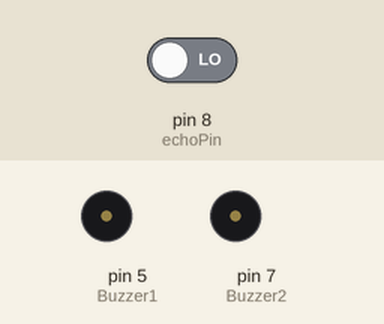
This sketch was run on a simulated Arduino Uno, built with avr-gcc and run on an emulated ATmega328P. Parts: buzzer (waves = sounding, pin HIGH). Inputs (shaded band) come from the test bench; at power-on: pin 8 (echoPin) LOW. Pins used as bus, display or sensor lines are not drawn.

Above: at 0.5 s.
At 4.5 s:
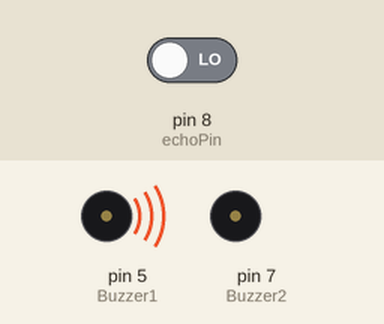
Timing chart, 0 to 13.0 s (numbered marks = the images above):
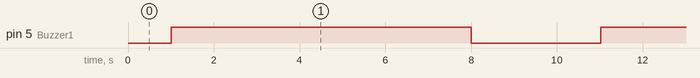

The sketch:

Blind_Stick.ino
```cpp
/*
 * make a smart stick that helps the Blind
 */
 #define trigPin  9
 #define echoPin 8

 #define Buzzer1 5
 #define Buzzer2 7


void setup() {
  Serial.begin (9600);
  pinMode(trigPin, OUTPUT);
  pinMode(echoPin, INPUT);
  pinMode(Buzzer1, OUTPUT);
  pinMode(Buzzer2, OUTPUT);
}


void  loop() {
  Serial.begin(9600);

  long duration, distance;

  digitalWrite(trigPin, HIGH);
  delay(10);
  digitalWrite(trigPin,  LOW);
  duration = pulseIn(echoPin, HIGH);
  distance = (duration/2) / 29.1;


  if (distance<20) {
    digitalWrite(Buzzer1, HIGH);
    delay(2000);
  }
  if (distance<10)
  {
    digitalWrite(Buzzer1,  HIGH);
    digitalWrite(Buzzer2,  LOW);
    delay(5000);
    digitalWrite(Buzzer1,  LOW);
    digitalWrite(Buzzer2,  LOW);
    delay(2000);
  }
  }

   
```

Measured:
- by itself, pin 5 (Buzzer1): alternates HIGH for 7.0 s and LOW for 3.0 s
